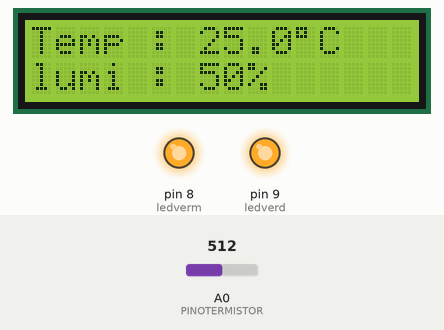
This sketch was run on a simulated Arduino Uno, built with avr-gcc and run on an emulated ATmega328P. Shown: 16×2 character LCD, output pins drawn as LEDs (lit = HIGH). The test bench sets the inputs (shaded band); at power-on: A0 (PINOTERMISTOR) = 512. What the sketch prints to the serial monitor is not drawn.

Above: at 1.2 s.
1.3 s: A0 (PINOTERMISTOR) set to 433
At 3.4 s:
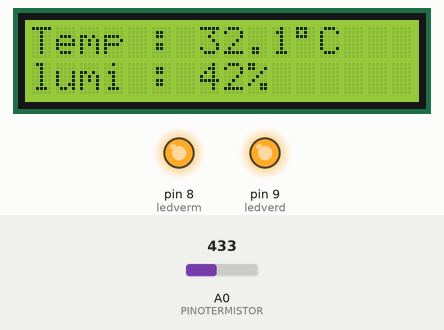
4.1 s: A0 (PINOTERMISTOR) set to 410
At 6.2 s:
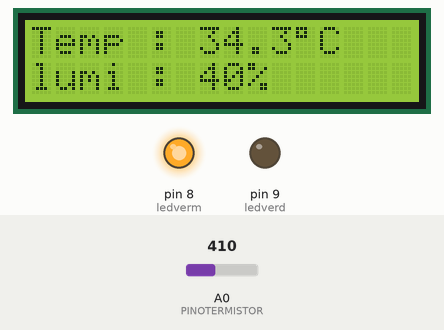
6.5 s: A0 (PINOTERMISTOR) set to 900
At 8.5 s:
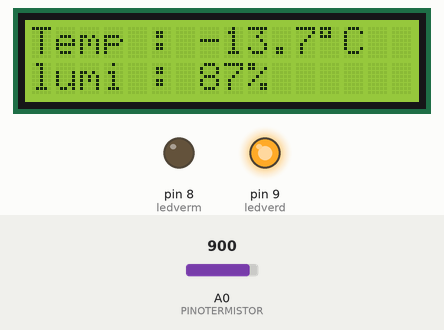
Timing chart, 0 to 10.0 s (numbered marks = the images above; inputs shaded):
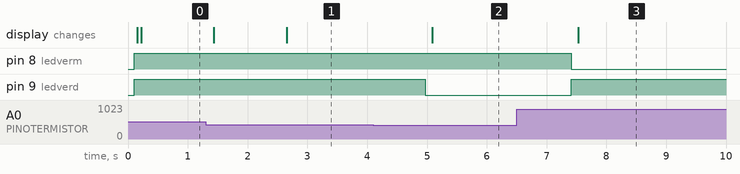

Measured:
- the behaviour switches between 420 and 419 on A0 (PINOTERMISTOR) (found by bisection; images 1 and 2)
- after the input at 1.3 s, the display: first changes after 0.14 s (image 1 shows a later state)
- after the input at 4.1 s, pin 9 (ledverd): HIGH → LOW after 0.87 s; the display: changes after 0.99 s (image 2)
- after the input at 6.5 s, pin 8 (ledverm): HIGH → LOW after 0.91 s; pin 9 (ledverd): LOW → HIGH after 0.91 s; the display: changes after 1.0 s (image 3)

The sketch:

temperaturaLCD.ino
```cpp
#include <LiquidCrystal.h> //Inclui a biblioteca do LCD
LiquidCrystal lcd(12, 11, 5, 4, 3, 2); //Configura os pinos do Arduino para se comunicar com o LCD
// Pino onde o Termistor esta conectado
#define PINOTERMISTOR A0
// Valor do termistor na temperatura nominal
#define TERMISTORNOMINAL 10000
// Temp. nominal descrita no Manual
#define TEMPERATURENOMINAL 25
// Número de amostragens para
#define NUMAMOSTRAS 5
// Beta do nosso Termistor
#define BCOEFFICIENT 3977
// valor do resistor em série
#define SERIESRESISTOR 10000
 float temperatura;
int ldrValor = 0; //Valor lido do LDR
int ledverm = 8;
int ledverd = 9;
int amostra[NUMAMOSTRAS];
int i;
void setup(void) {
  Serial.begin(9600);
  analogReference(EXTERNAL);
  pinMode (ledverm , OUTPUT);
  pinMode (ledverd, OUTPUT);

}

void loop(void) {
  ldrValor = analogRead(A0); //O valor lido será entre 0 e 1023
    ldrValor = map(ldrValor, 0, 1023, 0, 100); //funçao que converte de 0-1023 para 0-100
   Serial.println(ldrValor);
 delay(100);

  if (ldrValor<41){
    digitalWrite(ledverm, HIGH);
    digitalWrite (ledverd, LOW);
  }
  if ((ldrValor>41)&(ldrValor<71)){
       digitalWrite(ledverm, HIGH);
       digitalWrite (ledverd, HIGH);
  }
  if (ldrValor>70){
       digitalWrite(ledverm, LOW);
       digitalWrite (ledverd, HIGH);
  }

  float media;

  for (i=0; i< NUMAMOSTRAS; i++) {
   amostra[i] = analogRead(PINOTERMISTOR);
   delay(10);
  }

  media = 0;
  for (i=0; i< NUMAMOSTRAS; i++) {
     media += amostra[i];
  }
  media /= NUMAMOSTRAS;
  // Converte o valor da tensão em resistência
  media = 1023 / media - 1;
  media = SERIESRESISTOR / media;

  //Faz o cálculo pela fórmula do Fator Beta
  float temperatura;
  temperatura = media / TERMISTORNOMINAL;     // (R/Ro)
  temperatura = log(temperatura); // ln(R/Ro)
  temperatura /= BCOEFFICIENT;                   // 1/B * ln(R/Ro)
  temperatura += 1.0 / (TEMPERATURENOMINAL + 273.15); // + (1/To)
  temperatura = 1.0 / temperatura;                 // Inverte o valor
  temperatura -= 273.15;                         // Converte para Celsius


 lcd.begin(16, 2); //Inicia o LCD com dimensões 16x2(Colunas x Linhas)
lcd.setCursor(0, 0); //Posiciona o cursor na primeira coluna(0) e na primeira linha(0) do LCD
lcd.print("Temp : "); //Escreve no LCD "Temp"
lcd.print (temperatura,1); // escreve no lcd o valor da temperatura
lcd.write(B11011111); //Simbolo de graus celsius
lcd.println ("C");
lcd.setCursor(0, 1); //Posiciona o cursor na primeira coluna(0) e na segunda linha(1) do LCD
lcd.print("lumi : ");
lcd.print (ldrValor); //Escreve no LCD a % da luminosidade
lcd.print ("%");

  Serial.print("Temperatura no Sensor eh: ");
  Serial.print(temperatura);
  Serial.println(" *C");

  delay(1000);
}
```
